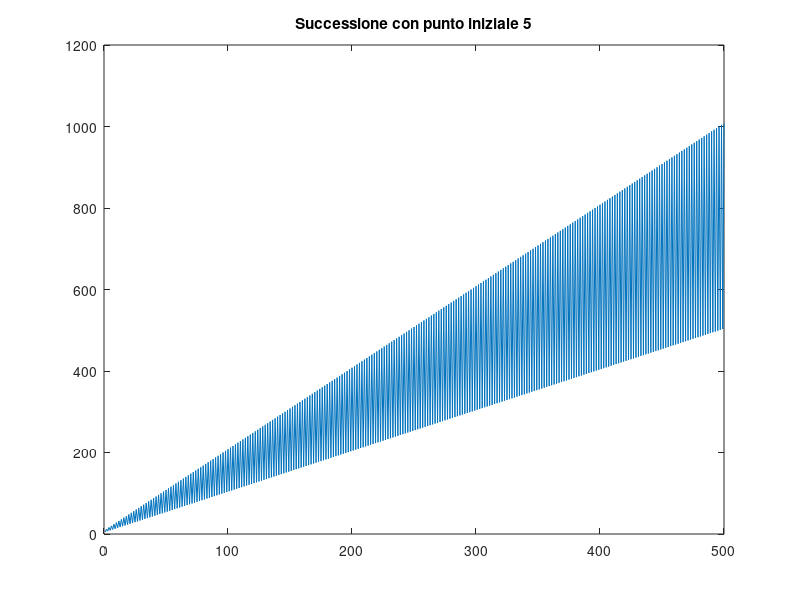

Write the MATLAB code that produced this figure.
% Lo script esercizio_lab2 legge in input il numero intero x0, grafica
% i primi 500 elementi della successione x(n) e ne stampa il massimo
% e il minimo.
% La successione x(n) è definita per n>=1 come segue
% x(n)= 2 x(n-1) + 2 se n è dispari
% x(n)= x(n-1)/2 + 1 se n è pari

x0 = input('Inserisci il punto iniziale (numero intero): ');

if ((length(x0)>1) || (x0~=round(x0)))
    error('Il punto iniziale deve essere un numero intero!!!')
end

x(1) = x0;

for n=2:500
    if rem(x(n-1),2)==0
        x(n) = x(n-1)/2 + 1;
    else
        x(n) = 2*x(n-1) + 2;
    end
end

figure
plot(x)
title(['Successione con punto iniziale ', int2str(x0)])

M = max(x);
m = min(x);

fprintf('Il massimo e il minimo della successione sono %10d \t %10d\n', M, m)